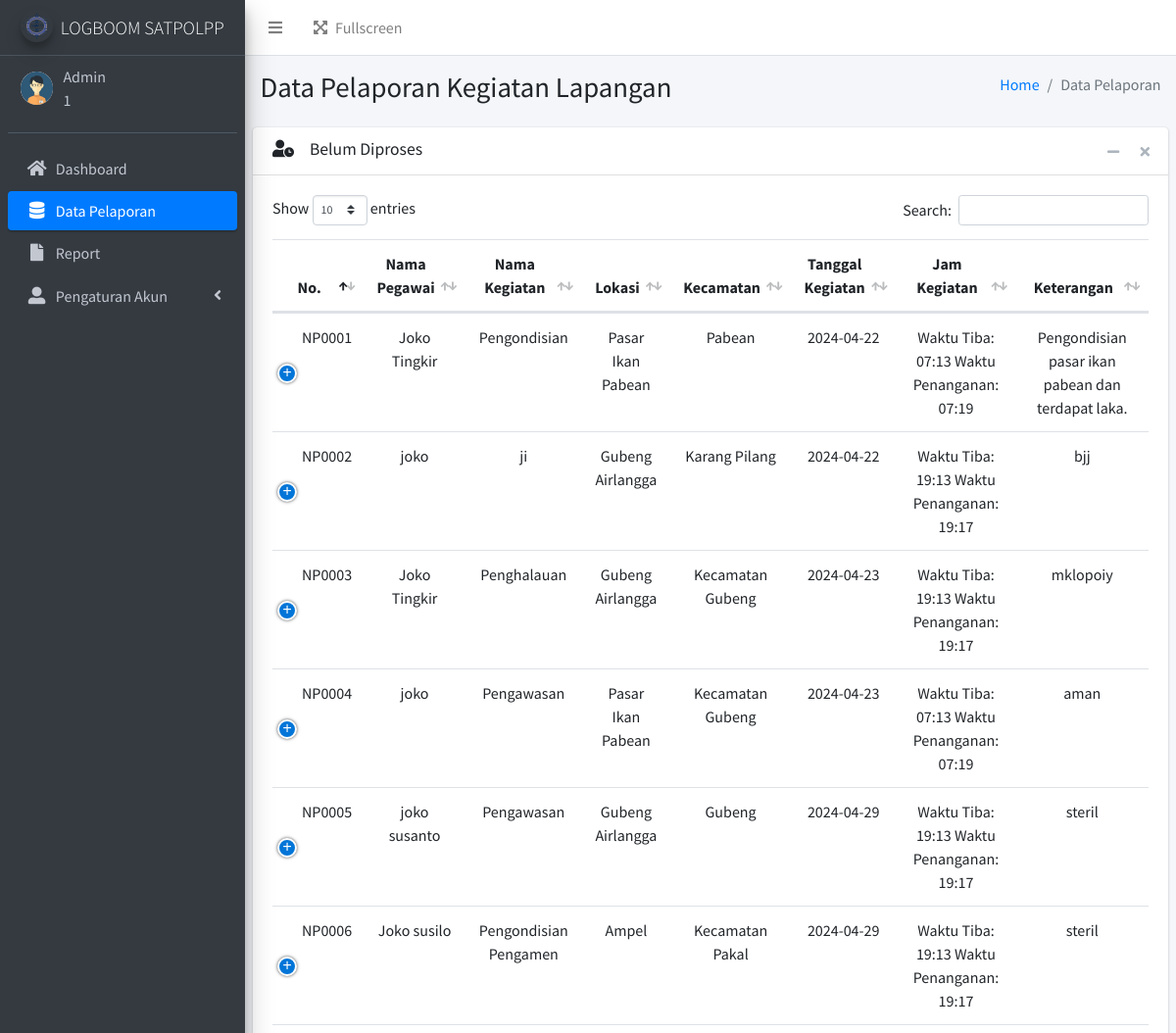
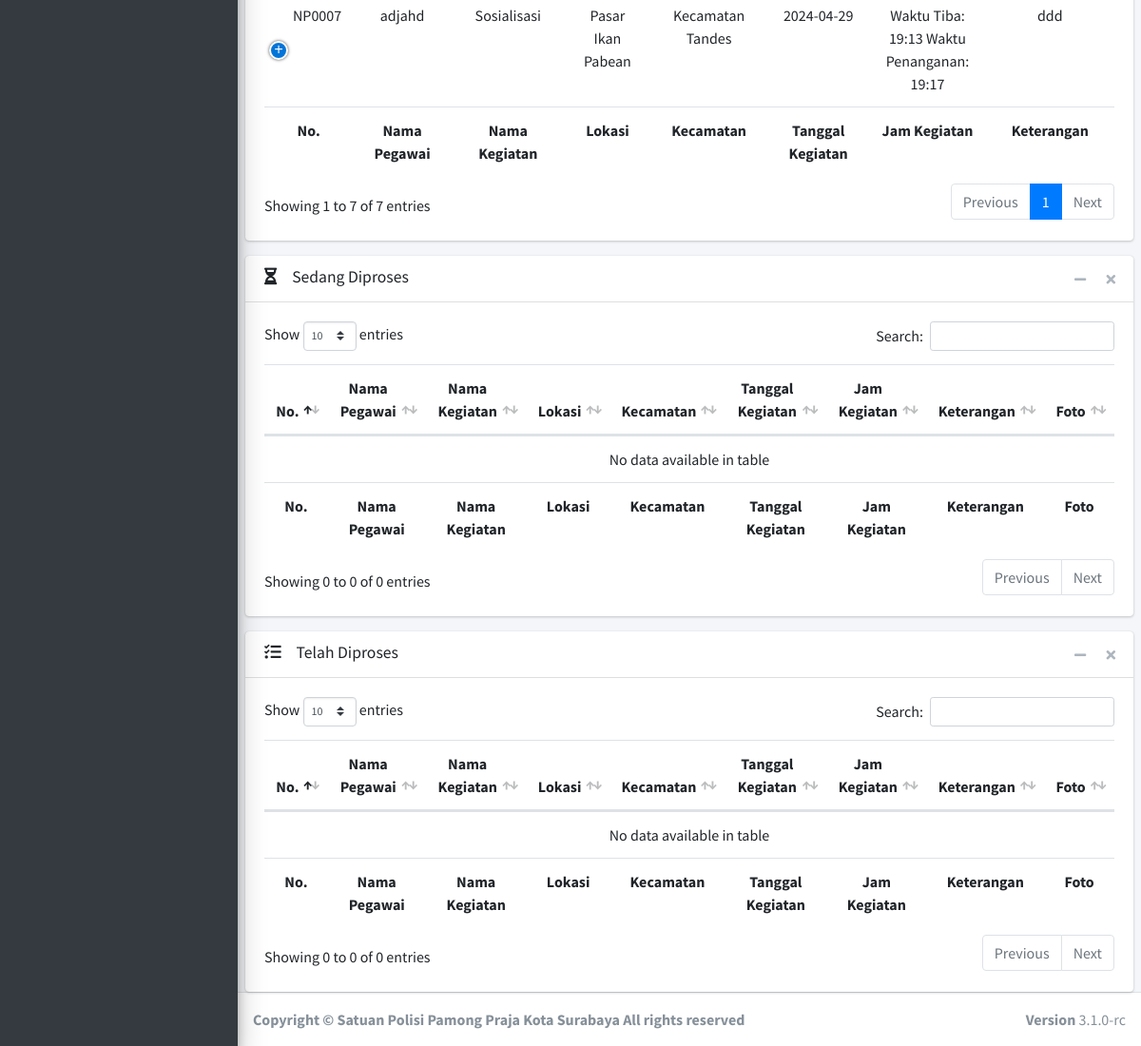
Screenshot of /admin/data-pelaporan.php (signed in) with the database file from the repository (2 pictures, top to bottom).
### tables this page shows
CREATE TABLE `user` (
  `user_id` varchar(16) NOT NULL,
  `username` varchar(20) NOT NULL,
  `password` varchar(255) NOT NULL,
  `name` varchar(30) NOT NULL,
  `img` varchar(255) NOT NULL,
  `status` tinyint(4) NOT NULL
);

CREATE TABLE `pelaporan` (
  `id` varchar(6) NOT NULL,
  `n_pelapor` varchar(30) NOT NULL,
  `t_pelapor` varchar(30) NOT NULL,
  `b_pelapor` varchar(30) NOT NULL,
  `n_kegiatan` varchar(30) NOT NULL,
  `lokasi` varchar(50) NOT NULL,
  `kecamatan` varchar(50) NOT NULL,
  `tgl_kegiatan` date NOT NULL,
  `j_kegiatan` varchar(50) NOT NULL,
  `ket` text NOT NULL,
  `foto` blob NOT NULL,
  `status` text NOT NULL,
  `ket_petugas` varchar(100) NOT NULL
);

### function.php (called while the page is built, shortened)
<?php
$db_host = "localhost";
$db_user = "root";
$db_pass = "";
$db_name = "logboom";
$conn = mysqli_connect($db_host,$db_user,$db_pass,$db_name);
function query($query) {
    global $conn;
    $result = mysqli_query($conn, $query);
    $rows = [];
    while ($row = mysqli_fetch_assoc($result)) {
        $rows[] = $row;
    }
    return $rows;
}
?>

### admin/data-pelaporan.php (the view, shortened to what this page needs)
<?php
include "templates/header.php";
include "templates/sidebar-pelaporan.php"
?>
<div class="content-wrapper">
  <section class="content-header">
    <div class="container-fluid">
      <div class="row mb-2">
        <div class="col-sm-6">
          <h1>Data Pelaporan Kegiatan Lapangan</h1>
        </div>
        <div class="col-sm-6">
          <ol class="breadcrumb float-sm-right">
            <li class="breadcrumb-item"><a href="index.php">Home</a></li>
            <li class="breadcrumb-item active">Data Pelaporan</li>
          </ol>
        </div>
      </div>
    </div>
  </section>
  <section class="content">
    <div class="card">
      <div class="card-header">
        <h3 class="card-title"><i class="fas fa-user-clock mr-3"></i>Belum Diproses</h3>
        <div class="card-tools">
          <button type="button" class="btn btn-tool" data-card-widget="collapse" title="Collapse">
            <i class="fas fa-minus"></i>
          </button>
          <button type="button" class="btn btn-tool" data-card-widget="remove" title="Remove">
            <i class="fas fa-times"></i>
          </button>
        </div>
      </div>
      <div class="card-body">
        <div class="table-responsive">
          <table class="table table-hover" id="table" width="100%">
            <thead align="center">
              <th>No.</th>
              <th>Nama Pegawai</th>
              <th>Nama Kegiatan</th>
              <th>Lokasi</th>
              <th>Kecamatan</th>
              <th>Tanggal Kegiatan</th>
              <th>Jam Kegiatan</th>
              <th>Keterangan</th>
            </thead>
            <tbody align="center">
              <?php
              $data = query("SELECT * FROM pelaporan WHERE status='Sedang diajukan'");
              foreach ($data as $d) :
              ?>
                <tr>
                  <td><?= $d['id']; ?></td>
                  <td><?= $d['n_pelapor']; ?></td>
                  <td><?= $d['n_kegiatan']; ?></td>
                  <td><?= $d['lokasi']; ?></td>
                  <td><?= $d['kecamatan']; ?></td>
                  <td><?= $d['tgl_kegiatan']; ?></td>
                  <td><?= $d['j_kegiatan']; ?></td>
                  <td><?= $d['ket']; ?></td>
                </tr>
              <?php
              endforeach;
              ?>
            </tbody>
            <tfoot align="center">
              <th>No.</th>
              <th>Nama Pegawai</th>
              <th>Nama Kegiatan</th>
              <th>Lokasi</th>
              <th>Kecamatan</th>
              <th>Tanggal Kegiatan</th>
              <th>Jam Kegiatan</th>
              <th>Keterangan</th>
            </tfoot>
          </table>
        </div>
      </div>
    </div>
    <div class="card">
      <div class="card-header">
        <h3 class="card-title"><i class="fas fa-hourglass-half mr-3"></i>Sedang Diproses</h3>
        <div class="card-tools">
          <button type="button" class="btn btn-tool" data-card-widget="collapse" title="Collapse">
            <i class="fas fa-minus"></i>
          </button>
          <button type="button" class="btn btn-tool" data-card-widget="remove" title="Remove">
            <i class="fas fa-times"></i>
          </button>
        </div>
      </div>
      <div class="card-body">
        <div class="table">
          <table class="table-hover" id="table2" width="100%">
            <thead align="center">
              <th>No.</th>
              <th>Nama Pegawai</th>
              <th>Nama Kegiatan</th>
              <th>Lokasi</th>
              <th>Kecamatan</th>
              <th>Tanggal Kegiatan</th>
              <th>Jam Kegiatan</th>
              <th>Keterangan</th>
              <th>Foto</th>
            </thead>
            <tbody align="center">
            </tbody>
            <tfoot align="center">
              <th>No.</th>
              <th>Nama Pegawai</th>
              <th>Nama Kegiatan</th>
              <th>Lokasi</th>
              <th>Kecamatan</th>
              <th>Tanggal Kegiatan</th>
              <th>Jam Kegiatan</th>
              <th>Keterangan</th>
              <th>Foto</th>
            </tfoot>
          </table>
        </div>
      </div>
    </div>
    <div class="card mb-auto">
      <div class="card-header">
        <h3 class="card-title"><i class="fas fa-tasks mr-3"></i>Telah Diproses</h3>
        <div class="card-tools">
          <button type="button" class="btn btn-tool" data-card-widget="collapse" title="Collapse">
            <i class="fas fa-minus"></i>
          </button>
          <button type="button" class="btn btn-tool" data-card-widget="remove" title="Remove">
            <i class="fas fa-times"></i>
          </button>
        </div>
      </div>
      <div class="card-body">
        <div class="table">
          <table class="table-hover" id="table3" width="100%">
            <thead align="center">
              <th>No.</th>
              <th>Nama Pegawai</th>
              <th>Nama Kegiatan</th>
              <th>Lokasi</th>
              <th>Kecamatan</th>
              <th>Tanggal Kegiatan</th>
              <th>Jam Kegiatan</th>
              <th>Keterangan</th>
              <th>Foto</th>
            </thead>
            <tbody align="center">
            </tbody>
            <tfoot align="center">
              <th>No.</th>
              <th>Nama Pegawai</th>
              <th>Nama Kegiatan</th>
              <th>Lokasi</th>
              <th>Kecamatan</th>
              <th>Tanggal Kegiatan</th>
              <th>Jam Kegiatan</th>
              <th>Keterangan</th>
              <th>Foto</th>
            </tfoot>
          </table>
        </div>
      </div>
    </div>
  </section>
</div>
<?php
include "templates/footer.php";
?>

### admin/templates/header.php (shortened to what this page needs)
<?php
include '../function.php';
?>
<!DOCTYPE html>
<html lang="en">
<head>
  <link rel="stylesheet" href="../assets/plugins/fontawesome-free/css/all.min.css">
  <link rel="stylesheet" href="../assets/plugins/datatables-bs4/css/dataTables.bootstrap4.min.css">
  <link rel="stylesheet" href="../assets/plugins/datatables-buttons/css/buttons.bootstrap4.min.css">
  <link rel="stylesheet" href="../assets/plugins/datatables-responsive/css/responsive.bootstrap4.min.css">
  <link rel="stylesheet" href="../assets/dist/css/adminlte.min.css">
  <link rel="stylesheet" href="../assets/plugins/jquery-ui/jquery-ui.min.css">
</head>
<body class="hold-transition sidebar-mini">
<div class="wrapper">
  <nav class="main-header navbar navbar-expand navbar-white navbar-light">
    <ul class="navbar-nav">
      <li class="nav-item">
        <a class="nav-link" data-widget="pushmenu" href="#" role="button"><i class="fas fa-bars"></i></a>
      </li>
    <ul class="navbar-nav ml-auto">
      <li class="nav-item">
        <a class="nav-link" data-widget="fullscreen" href="#" role="button">
          <i class="fas fa-expand-arrows-alt mr-2"></i>Fullscreen
        </a>
      </li>
    </ul>
  </nav>
    <aside class="main-sidebar sidebar-dark-primary elevation-4">
    <a href="index.php" class="brand-link">
      <img src="../assets/dist/img/LOGBOOM.png" alt="LOGBOOM" class="brand-image img-circle elevation-3" style="opacity: .8">
      <span class="brand-text font-weight-light" style="font-size: 19px;">LOGBOOM SATPOLPP</span>
    </a>
    <div class="sidebar">
      <div class="user-panel mt-3 pb-3 mb-3 d-flex">
        <div class="image">
          <?php
          $id = $_SESSION["login"]["user_id"];
          $data = query("SELECT * FROM user WHERE user_id = '$id'")[0];
          ?>
          <img src="../assets/img/profile/<?= $data['img'];?> " class="img-circle" alt="User Image">
        </div>
        <div class="info">
          <a class="d-block" style="cursor: default; margin-top:-12px;"><?php echo  $_SESSION["login"]["name"] ?></a>
          <a class="d-block" style="cursor: default;"><?php echo  $_SESSION["login"]["user_id"] ?></a>
        </div>
      </div>

### admin/templates/sidebar-pelaporan.php (shortened to what this page needs)
    <nav class="mt-2">
      <ul class="nav nav-pills nav-sidebar flex-column" data-widget="treeview" role="menu" data-accordion="false">
        <li class="nav-item">
          <a href="index.php" class="nav-link">
            <i class="nav-icon fas fa-home"></i>
            <p>
              Dashboard
            </p>
          </a>
        </li>
        <li class="nav-item">
          <a href="data-pelaporan.php" class="nav-link active">
            <i class="nav-icon fas fa-database"></i>
            <p>
              Data Pelaporan
            </p>
          </a>
        </li>
        <li class="nav-item">
          <a href="filter.php" class="nav-link">
            <i class="nav-icon fas fa-file"></i>
            <p>
              Report
            </p>
          </a>
        </li>
        <li class="nav-item">
          <a href="#" class="nav-link">
            <i class="nav-icon fas fa-user-alt"></i>
            <p>
              Pengaturan Akun
              <i class="right fas fa-angle-left"></i>
            </p>
          </a>
        </li>
      </ul>
    </nav>
  </div>
</aside>

### admin/templates/footer.php (shortened to what this page needs)
  <footer class="main-footer">
    <div class="float-right d-none d-sm-block">
      <b>Version</b> 3.1.0-rc
    </div>
    <strong>Copyright &copy; Satuan Polisi Pamong Praja Kota Surabaya All rights reserved </strong>
  </footer>
</div>
</body>
</html>

### rows the page displays
user: img (picture)
pelaporan: id "NP0001", n_pelapor "Joko Tingkir", n_kegiatan "Pengondisian", lokasi "Pasar Ikan Pabean", kecamatan "Pabean", tgl_kegiatan "2024-04-22", j_kegiatan "Waktu Tiba: 07:13 Waktu Penanganan: 07:19", ket "Pengondisian pasar ikan pabean dan terdapat laka."
pelaporan: id "NP0002", n_pelapor "joko", n_kegiatan "ji", lokasi "Gubeng Airlangga", kecamatan "Karang Pilang", tgl_kegiatan "2024-04-22", j_kegiatan "Waktu Tiba: 19:13 Waktu Penanganan: 19:17", ket "bjj"
pelaporan: id "NP0003", n_pelapor "Joko Tingkir", n_kegiatan "Penghalauan", lokasi "Gubeng Airlangga", kecamatan "Kecamatan Gubeng", tgl_kegiatan "2024-04-23", j_kegiatan "Waktu Tiba: 19:13 Waktu Penanganan: 19:17", ket "mklopoiy"
pelaporan: id "NP0004", n_pelapor "joko", n_kegiatan "Pengawasan", lokasi "Pasar Ikan Pabean", kecamatan "Kecamatan Gubeng", tgl_kegiatan "2024-04-23", j_kegiatan "Waktu Tiba: 07:13 Waktu Penanganan: 07:19", ket "aman"
pelaporan: id "NP0005", n_pelapor "joko susanto", n_kegiatan "Pengawasan", lokasi "Gubeng Airlangga", kecamatan "Gubeng", tgl_kegiatan "2024-04-29", j_kegiatan "Waktu Tiba: 19:13 Waktu Penanganan: 19:17", ket "steril"
pelaporan: id "NP0006", n_pelapor "Joko susilo", n_kegiatan "Pengondisian Pengamen", lokasi "Ampel", kecamatan "Kecamatan Pakal", tgl_kegiatan "2024-04-29", j_kegiatan "Waktu Tiba: 19:13 Waktu Penanganan: 19:17", ket "steril"
pelaporan: id "NP0007", n_pelapor "adjahd", n_kegiatan "Sosialisasi", lokasi "Pasar Ikan Pabean", kecamatan "Kecamatan Tandes", tgl_kegiatan "2024-04-29", j_kegiatan "Waktu Tiba: 19:13 Waktu Penanganan: 19:17", ket "ddd"

### other values shown
$_SESSION["login"]["name"] "Admin"
$_SESSION["login"]["user_id"] "1"
